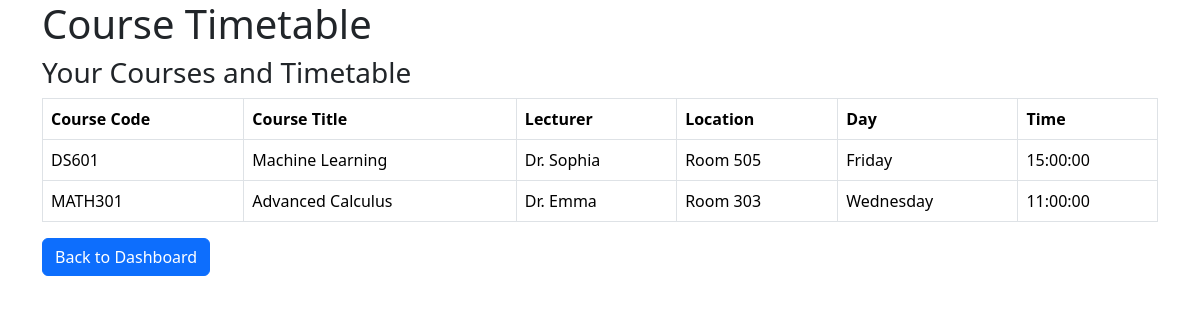
The page /timetable.php (signed in) on the database its author committed.
### tables this page shows
CREATE TABLE `course_enrollment` (
  `enrollment_id` int(11) NOT NULL,
  `course_code` varchar(10) NOT NULL,
  `student_id` int(11) NOT NULL,
  `coursework_grade` decimal(5,2) DEFAULT NULL,
  `final_exam_grade` decimal(5,2) DEFAULT NULL
);

CREATE TABLE `course_schedule` (
  `schedule_id` int(11) NOT NULL,
  `course_code` varchar(10) NOT NULL,
  `semester` enum('Spring','Summer','Fall','Winter') NOT NULL,
  `year` year(4) NOT NULL,
  `section` varchar(10) NOT NULL,
  `lecturer_id` int(11) DEFAULT NULL,
  `day_of_week` enum('Monday','Tuesday','Wednesday','Thursday','Friday','Saturday','Sunday') NOT NULL,
  `time` time NOT NULL,
  `location` varchar(100) DEFAULT NULL
);

CREATE TABLE `courses` (
  `course_code` varchar(10) NOT NULL,
  `title` varchar(100) NOT NULL,
  `credits` int(11) NOT NULL,
  `degree_level` enum('Undergraduate','Graduate') NOT NULL,
  `prerequisites` varchar(100) DEFAULT NULL
);

CREATE TABLE `lecturers` (
  `lecturer_id` int(11) NOT NULL,
  `title` varchar(10) DEFAULT NULL,
  `first_name` varchar(50) NOT NULL,
  `last_name` varchar(50) NOT NULL,
  `department` varchar(50) DEFAULT NULL,
  `position` enum('Adjunct','Staff') NOT NULL
);

### timetable.php (the view, shortened to what this page needs)
<?php
include('db.php');
$user_id = $_SESSION['user_id'];
$query = "SELECT student_id FROM users WHERE user_id = ?";
$stmt = $conn->prepare($query);
$stmt->bind_param('i', $user_id);
$stmt->execute();
$result = $stmt->get_result();
if ($result->num_rows > 0) {
    $row = $result->fetch_assoc();
    $student_id = $row['student_id'];
} else {
    die("No student found with the given user ID.");
}
$enrollment_query = "
    SELECT
        Course_Enrollment.course_code,
        Courses.title
    FROM
        Course_Enrollment
    INNER JOIN
        Courses ON Course_Enrollment.course_code = Courses.course_code
    WHERE
        Course_Enrollment.student_id = ?";
$stmt = $conn->prepare($enrollment_query);
$stmt->bind_param('i', $student_id);
$stmt->execute();
$enrolled_courses = $stmt->get_result();
?>
<!DOCTYPE html>
<html lang="en">
<head>
    <link href="https://cdn.jsdelivr.net/npm/bootstrap@5.3.2/dist/css/bootstrap.min.css" rel="stylesheet">
</head>
<body>
    <div class="container">
        <h1>Course Timetable</h1>
        <?php if ($enrolled_courses->num_rows > 0) { ?>
            <h3>Your Courses and Timetable</h3>
            <table class="table table-bordered">
                <thead>
                    <tr>
                        <th>Course Code</th>
                        <th>Course Title</th>
                        <th>Lecturer</th>
                        <th>Location</th>
                        <th>Day</th>
                        <th>Time</th>
                    </tr>
                </thead>
                <tbody>
                    <?php while ($course = $enrolled_courses->fetch_assoc()) {
                        $course_code = $course['course_code'];
                        $schedule_query = "
                            SELECT
                                Lecturers.title AS lecturer_title,
                                Lecturers.first_name AS lecturer_name,
                                Course_Schedule.location,
                                Course_Schedule.day_of_week,
                                Course_Schedule.time
                            FROM
                                Course_Schedule
                            INNER JOIN
                                Lecturers ON Course_Schedule.lecturer_id = Lecturers.lecturer_id
                            WHERE
                                Course_Schedule.course_code = ?";
                        $schedule_stmt = $conn->prepare($schedule_query);
                        $schedule_stmt->bind_param('s', $course_code);
                        $schedule_stmt->execute();
                        $schedule_result = $schedule_stmt->get_result();
                        while ($schedule = $schedule_result->fetch_assoc()) {
                    ?>
                            <tr>
                                <td><?php echo htmlspecialchars($course['course_code']); ?></td>
                                <td><?php echo htmlspecialchars($course['title']); ?></td>
                                <td><?php echo htmlspecialchars($schedule['lecturer_title'] . ' ' . $schedule['lecturer_name']); ?></td>
                                <td><?php echo htmlspecialchars($schedule['location']); ?></td>
                                <td><?php echo htmlspecialchars($schedule['day_of_week']); ?></td>
                                <td><?php echo htmlspecialchars($schedule['time']); ?></td>
                            </tr>
                    <?php }
                    } ?>
                </tbody>
            </table>
        <?php } else { ?>
            <p>You are not enrolled in any courses with a timetable available.</p>
        <?php } ?>
        <a href="student_dashboard.php" class="btn btn-primary">Back to Dashboard</a>
    </div>
</body>
</html>

### rows shown on the page
course_enrollment: course_code "DS601"
course_schedule: course_code.title "Machine Learning", lecturer.first_name "Dr. Sophia", location "Room 505", day_of_week "Friday", time "15:00:00"
course_enrollment: course_code "MATH301"
course_schedule: course_code.title "Advanced Calculus", lecturer.first_name "Dr. Emma", location "Room 303", day_of_week "Wednesday", time "11:00:00"
